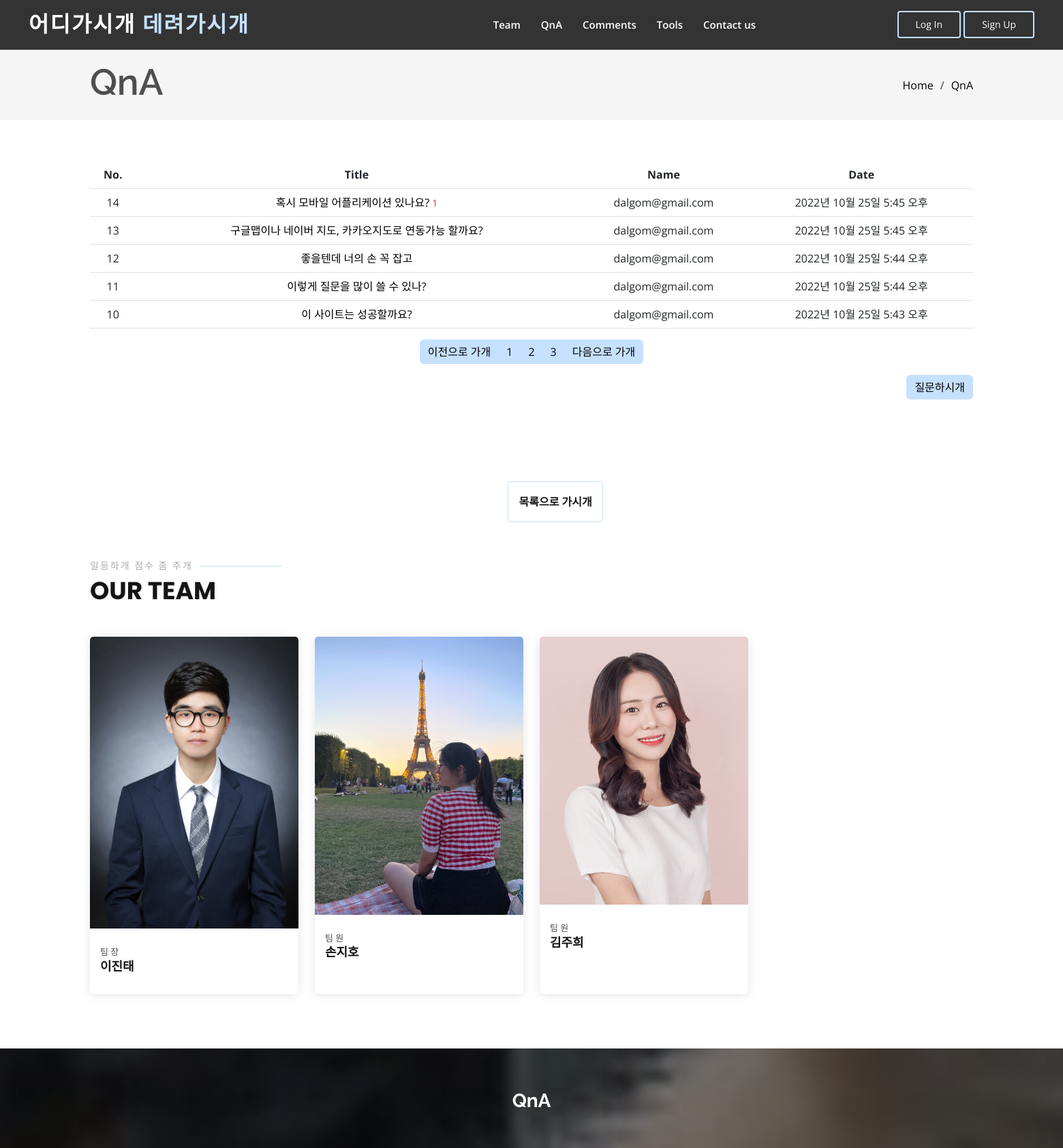
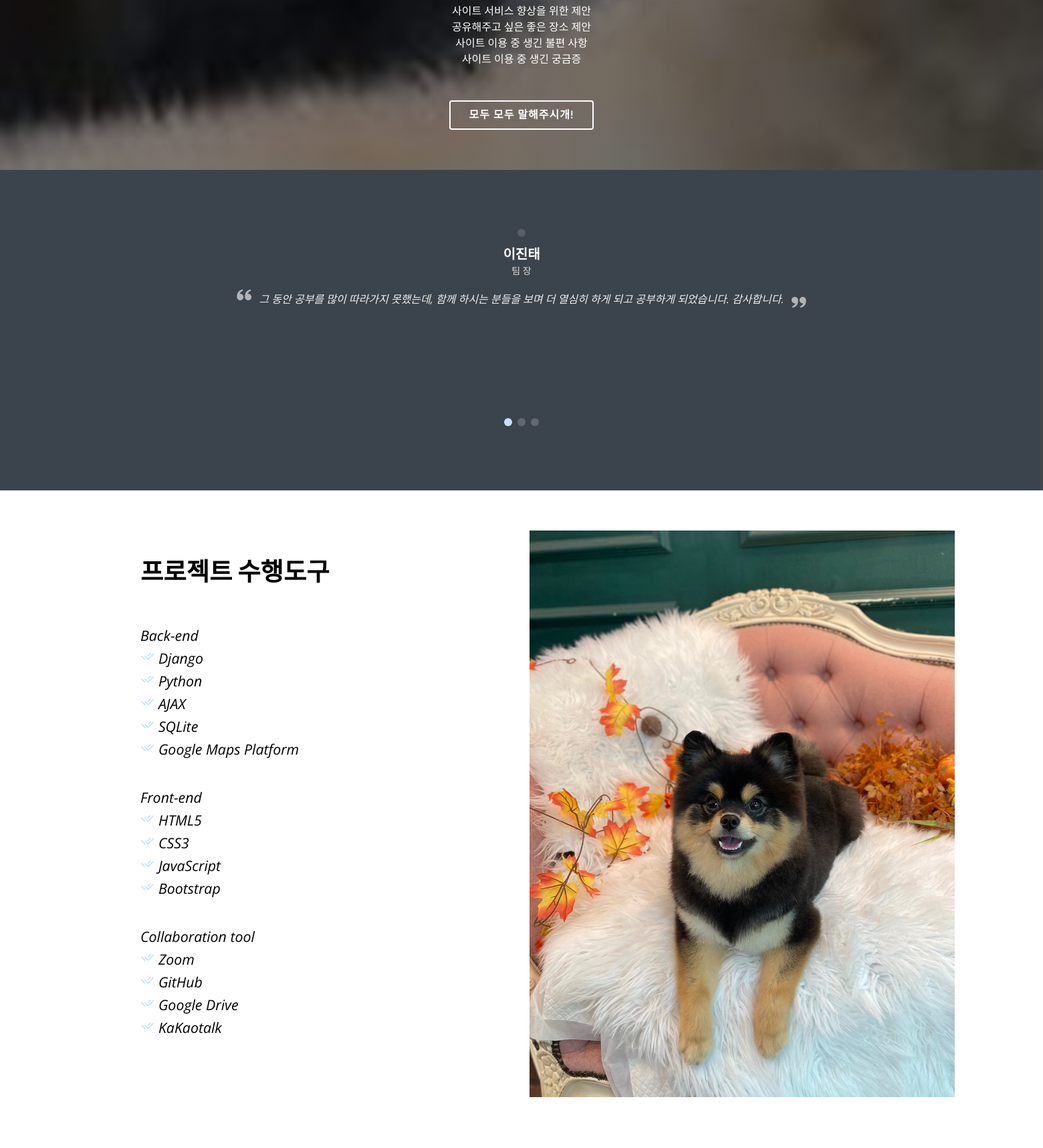
Screenshot of /appfordog/qna/ (upper part) with the database file from the repository (2 pictures, top to bottom).
### qnaapp/models.py (models this page shows, shortened)
class Question (models.Model):
    author = models.ForeignKey(User, on_delete=models.CASCADE)
    subject = models.CharField(max_length=200)
    content = models.TextField()
    create_date = models.DateTimeField()
    modify_date = models.DateTimeField(null=True, blank=True)

### qnaapp/views.py (the view)
# urls.py: path('', views.index, name='index'),
def index(request):
    page = request.GET.get('page', '1')
    question_list = Question.objects.order_by('-create_date')
    paginator = Paginator(question_list, 5)
    page_obj = paginator.get_page(page)
    print(page_obj)
    context = {'question_list': page_obj}
    return render(request, 'dogapp/qna_list.html', context)

### qnaapp/templatetags/qna_filter.py (called while the page is built)
@register.filter()
def sub(value, arg):
    return value - arg

### templates/dogapp/qna_list.html
{% extends 'qna_base.html' %}
{% load static %}
{% load qna_filter %}
{% block content3 %}
    <section class="inner-page">
      <div class="container">
          <table class="table">
              <thead>
              <tr class="text-center thread-dark">
                <th>No.</th>
                <th style="width: 50%">Title</th>
                <th>Name</th>
                <th>Date</th>
              </tr>
              </thead>
              <tbody>
              {% if question_list %}
              {% for question in question_list %}
              <tr class="text-center">
                  <td>{{  question_list.paginator.count|sub:question_list.start_index|sub:forloop.counter0|add:1  }}</td>
                  <td class="text-left">
                      <a style="color: #000000;" href="{% url 'qnaapp:detail' question.id %}">
                      {{  question.subject  }}
                      </a>
                      {% if question.answer_set.count > 0 %}
                      <span class="text-danger small ml-2">
                          {{  question.answer_set.count  }}
                      </span>
                      {% endif %}
                  </td>
                  <td>{{  question.author.username }}</td>
                  <td>{{  question.create_date  }}</td>
              </tr>
            {% endfor %}
            {% else %}
               <tr>
                 <td colspan="3">질문 없으시개?!</td>
              </tr>
            {% endif %}
              </tbody>
          </table>
          <ul class="pagination justify-content-center">
              {% if question_list.has_previous %}
              <li class="page-item">
                  <a class="page-link" href="?page={{ question_list.previous_page_number }}" style="float: right; border: 0; background: #c6e1ff; color:#000000;">
                      이전으로 가개
                  </a>
              </li>
              {% else %}
              <li class="page-item disabled">
                  <a class="page-link" tabindex="-1" aria-disabled="true" href="#" style="float: right; border: 0; background: #c6e1ff; color:#000000;">
                      이전으로 가개
                  </a>
              </li>
              {% endif %}
              {% for page_number in question_list.paginator.page_range %}
              {% if page_number >= question_list.number|add:-5 and page_number <= question_list.number|add:5 %}
                {% if page_number == question_list.number %}
                  <li class="page-item active" aria-current="page">
                      <a class="page-link" href="?page={{  page_number  }}" style="float: right; border: 0; background: #c6e1ff; color:#000000;">
                          {{  page_number }}
                      </a>
                  </li>
                {% else %}
                <li class="page-item">
                    <a class="page-link" href="?page={{  page_number  }}" style="float: right; border: 0; background: #c6e1ff; color:#000000;">
                        {{  page_number  }}
                    </a>
                </li>
                {% endif %}
              {% endif %}
              {% endfor %}
              {% if question_list.has_next %}
              <li class="page-item">
                  <a class="page-link" href="?page={{  question_list.next_page_number  }}" style="float: right; border: 0; background: #c6e1ff; color:#000000;">
                      다음으로 가개
                  </a>
              </li>
              {% else %}
              <li class="page-item disabled">
                  <a class="page-link" tabindex="-1" aria-disabled="true" href="#" style="float: right; border: 0; background: #c6e1ff; color:#000000;">
                      다음으로 가개
                  </a>
              </li>
              {% endif %}
          </ul>
        <a href="{% url 'qnaapp:question_create' %}" class="btn btn-primary" style="float: right; border: 0; background: #c6e1ff; color:#000000;">
              질문하시개
       </a>
      </div>
    </section>
{% endblock %}

### templates/qna_base.html (shortened to what this page needs)
{% extends 'base.html' %}
{% load static %}
{% block content1 %}
  <main id="main">
    <section class="breadcrumbs">
      <div class="container">
        <div class="d-flex justify-content-between align-items-center">
          <h2 style="color: #4e4e4e; font-size: 40pt; font-weight: 600;">QnA</h2>
          <ol>
            <li><a href="/appfordog/" style="color: #000000;">Home</a></li>
            <li style="color: #000000;">QnA</li>
          </ol>
        </div>
      </div>
    </section>
      {% block content3 %}
      {% endblock %}
    <section id="button">
      <div class="container" style="position: absolute; left:47%;">
          <a href="/appfordog/qna/" style="width: 140px;">목록으로 가시개</a>
      </div>
    </section>
  </main>
{% endblock %}

### templates/base.html (shortened to what this page needs)
<!DOCTYPE html>
<html lang="ko">
  <head>
    {% load static %}
    <link href="{% static 'vendor/aos/aos.css' %}" rel="stylesheet">
    <link href="{% static 'vendor/bootstrap/css/bootstrap.min.css' %}" rel="stylesheet">
    <link href="{% static 'vendor/bootstrap-icons/bootstrap-icons.css' %}" rel="stylesheet">
    <link href="{% static 'vendor/boxicons/css/boxicons.min.css' %}" rel="stylesheet">
    <link href="{% static 'vendor/glightbox/css/glightbox.min.css' %}" rel="stylesheet">
    <link href="{% static 'vendor/remixicon/remixicon.css' %}" rel="stylesheet">
    <link href="{% static 'vendor/swiper/swiper-bundle.min.css' %}" rel="stylesheet">
    <link href="{% static 'style.css' %}" rel="stylesheet">
  </head>
  <body>
    <header id="header" class="fixed-top header-inner-pages">
      <div class="container d-flex align-items-center justify-content-lg-between" style="max-width: 1500px;">
        <h1 class="logo me-auto me-lg-0"><a href="/appfordog/">어디가시개&nbsp<span>데려가시개</span></a></h1>
        <nav id="navbar" class="navbar order-last order-lg-0">
          <ul>
            <li><a class="nav-link scrollto result_a"><input type="submit" name="result_r1" value="{{  results.result_r1  }}" style="display: none;">{{  results.result_r1  }}</a></li>
            <li><a class="nav-link scrollto result_a"><input type="submit" name="result_m1" value="{{  results.result_m1  }}" style="display: none;">{{  results.result_m1  }}</a></li>
            <li><a class="nav-link scrollto result_a"><input type="submit" name="result_r2" value="{{  results.result_r2  }}" style="display: none;">{{  results.result_r2  }}</a></li>
            <li><a class="nav-link scrollto result_a"><input type="submit" name="result_m2" value="{{  results.result_m2  }}" style="display: none;">{{  results.result_m2  }}</a></li>
            <li><a class="nav-link scrollto" href="#team">Team</a></li>
            <li><a class="nav-link scrollto" href="#cta">QnA</a></li>
            <li><a class="nav-link scrollto" href="#testimonials">Comments</a></li>
            <li><a class="nav-link scrollto" href="#about">Tools</a></li>
            <li><a class="nav-link scrollto" href="#footer">Contact us</a></li>
          </ul>
        </nav>
        <div>
          {% if not user.is_authenticated %}
          <a href="/appfordog/account/login/" class="get-started-btn scrollto">Log In</a>
          <a href="/appfordog/account/register/" class="get-started-btn scrollto">Sign Up</a>
          {% else %}
          <a href="/appfordog/account/logout/" class="get-started-btn scrollto>">Log Out</a>
          <a href="/appfordog/account/register/" class="get-started-btn scrollto" style="display: none;"></a>
          {% endif %}
        </div>
      </div>
    </header>
    {% block content1 %}
    {% endblock %}
    <section id="team" class="team">
      <div class="container" data-aos="fade-up">
        <div class="section-title">
          <h2>일등하개 점수 좀 주개</h2>
          <p>Our Team</p>
        </div>
        <div class="row">
          <div class="col-lg-3 col-md-6 d-flex align-items-stretch">
            <div class="member" data-aos="fade-up" data-aos-delay="100">
              <div class="member-img">
                <img src="{% static 'img/team/team-1.jpg' %}" class="img-fluid" alt="">
              </div>
              <div class="member-info">
                <span style="font-weight: 300; color: #4e4e4e;" >팀 장</span>
                <h4>이진태</h4>
              </div>
            </div>
          </div>
          <div class="col-lg-3 col-md-6 d-flex align-items-stretch">
            <div class="member" data-aos="fade-up" data-aos-delay="200">
              <div class="member-img">
                <img src="{% static 'img/team/team-2.jpeg' %}" class="img-fluid" alt="">
              </div>
              <div class="member-info">
                <span style="font-weight: 300; color: #4e4e4e;" >팀 원</span>
                <h4>손지호</h4>
              </div>
            </div>
          </div>
          <div class="col-lg-3 col-md-6 d-flex align-items-stretch">
            <div class="member" data-aos="fade-up" data-aos-delay="300">
              <div class="member-img">
                <img src="{% static 'img/team/team-3.jpg' %}" class="img-fluid" alt="">
              </div>
              <div class="member-info">
                <span style="font-weight: 300; color: #4e4e4e;" >팀 원</span>
                <h4>김주희</h4>
              </div>
            </div>
          </div>
        </div>
      </div>
  </section>
 <section  id="cta" class="cta">
   <div class="container" data-aos="zoom-in">
     <div class="text-center">
       <h3>QnA</h3>
       <br><br>
       <p style="color: #fff;">사이트 서비스 향상을 위한 제안<br>공유해주고 싶은 좋은 장소 제안<br>사이트 이용 중 생긴 불편 사항<br>사이트 이용 중 생긴 궁금증</p>
       <br>
       <a class="cta-btn" href="/appfordog/qna/">모두 모두 말해주시개!</a>
     </div>
   </div>
 </section>
  <section id="testimonials" class="testimonials">
    <div class="container" data-aos="zoom-in">
      <div class="testimonials-slider swiper" data-aos="fade-up" data-aos-delay="100">
        <div class="swiper-wrapper">
          <div class="swiper-slide">
            <div class="testimonial-item">
              <img src="{% static 'img/testimonials/testimonials-1.bmp' %}" class="testimonial-img" alt="">
              <h3>이진태</h3>
              <h4>팀 장</h4>
              <p>
                <i class="bx bxs-quote-alt-left quote-icon-left"></i>
                  그 동안 공부를 많이 따라가지 못했는데, 함께 하시는 분들을 보며 더 열심히 하게 되고 공부하게 되었습니다. 감사합니다.
                <i class="bx bxs-quote-alt-right quote-icon-right"></i>
              </p>
            </div>
          </div>
        </div>
        <div class="swiper-pagination"></div>
      </div>
    </div>
  </section>
  <section id="about" class="about">
    <div class="container" data-aos="fade-up">
      <div class="row">
        <div class="col-lg-6 order-1 order-lg-2" data-aos="fade-left" data-aos-delay="100">
          <img src="{% static 'img/dalgom.jpeg'  %}" class="img-fluid" alt="">
        </div>
        <div class="col-lg-6 pt-4 pt-lg-0 order-2 order-lg-1 content" data-aos="fade-right" data-aos-delay="100" style="padding-left: 90px;, padding-right: 60px; margin-top: 40px;">
          <h3 style="color : #000000; font-size: 28pt;">프로젝트 수행도구</h3><br><br>
          <p class="fst-italic" style="color : #000000; font-size: 16pt;">
            Back-end<br>
            <i class="ri-check-double-line" style="color: #c6e1ff; font-style: bold;;"></i> Django<br>
            <i class="ri-check-double-line" style="color: #c6e1ff; font-style: bold;"></i> Python<br>
            <i class="ri-check-double-line" style="color: #c6e1ff; font-style: bold;"></i> AJAX<br>
            <i class="ri-check-double-line" style="color: #c6e1ff; font-style: bold;"></i> SQLite<br>
            <i class="ri-check-double-line" style="color: #c6e1ff; font-style: bold;"></i> Google Maps Platform<br>
          </p><br>
          <p class="fst-italic" style="color : #000000; font-size: 16pt;">
            Front-end<br>
            <i class="ri-check-double-line" style="color: #c6e1ff; font-style: bold;"></i> HTML5<br>
            <i class="ri-check-double-line" style="color: #c6e1ff; font-style: bold;"></i> CSS3<br>
            <i class="ri-check-double-line" style="color: #c6e1ff; font-style: bold;"></i> JavaScript<br>
            <i class="ri-check-double-line" style="color: #c6e1ff; font-style: bold;"></i> Bootstrap<br>
          </p><br>
          <p class="fst-italic" style="color : #000000; font-size: 16pt;">
            Collaboration tool<br>
            <i class="ri-check-double-line" style="color: #c6e1ff; font-style: bold;"></i> Zoom<br>
            <i class="ri-check-double-line" style="color: #c6e1ff; font-style: bold;"></i> GitHub<br>
            <i class="ri-check-double-line" style="color: #c6e1ff; font-style: bold;"></i> Google Drive<br>
            <i class="ri-check-double-line" style="color: #c6e1ff; font-style: bold;"></i> KaKaotalk<br>
          </p>
        </div>
      </div>
    </div>
  </section>
  <section id="clients" class="clients">
  </section>
  </body>
</html>

### rows the page displays
Question: paginator.count|sub "14", subject "혹시 모바일 어플리케이션 있나요?", answer_set.count "1", author.username "dalgom@gmail.com", create_date "2022년 10월 25일 5:45 오후"
Question: paginator.count|sub "13", subject "구글맵이나 네이버 지도, 카카오지도로 연동가능 할까요?", author.username "dalgom@gmail.com", create_date "2022년 10월 25일 5:45 오후"
Question: paginator.count|sub "12", subject "좋을텐데 너의 손 꼭 잡고", author.username "dalgom@gmail.com", create_date "2022년 10월 25일 5:44 오후"
Question: paginator.count|sub "11", subject "이렇게 질문을 많이 쓸 수 있나?", author.username "dalgom@gmail.com", create_date "2022년 10월 25일 5:44 오후"
Question: paginator.count|sub "10", subject "이 사이트는 성공할까요?", author.username "dalgom@gmail.com", create_date "2022년 10월 25일 5:43 오후"

### other values shown
{{ page_number }} "1"
{{ page_number }} "2" "3"
